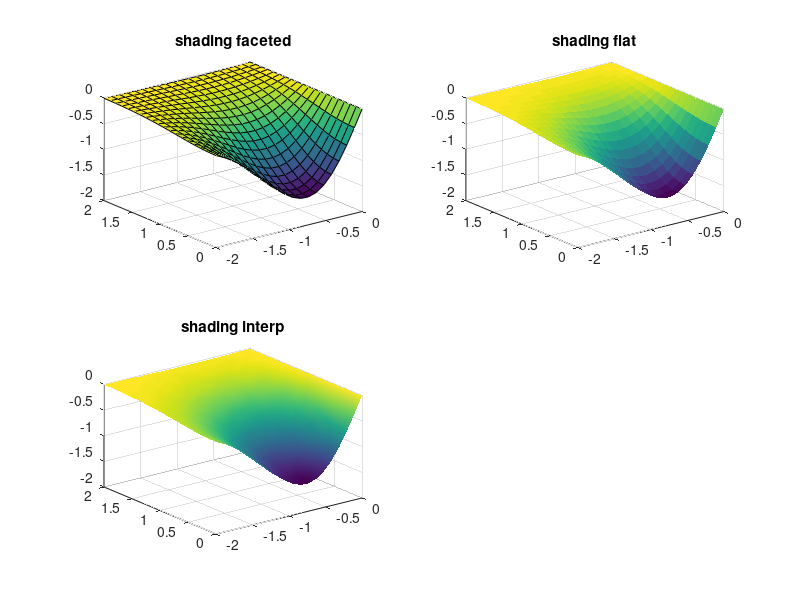

Here is the MATLAB script that generated this plot:
x = linspace(-2,0,20)
[X,Y]= meshgrid(x,-x);
Z = 2./exp((X-.5).^2+Y.^2)-2./exp((X+0.5).^2+Y.^2)
subplot(2,2,1)
surf(X,Y,Z);
shading faceted;
title('shading faceted')
subplot(2,2,2)
surf(X,Y,Z);
shading flat;
title('shading flat')
subplot(2,2,3)
surf(X,Y,Z);
shading interp;
title('shading interp')